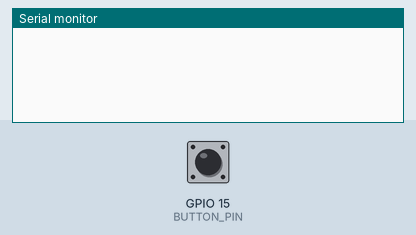
Recording of a program running on a simulated ESP32-S3. Parts: the last lines printed to the serial monitor. The inputs (shaded band) are chosen by the test bench; at power-on: GPIO 15 (BUTTON_PIN) HIGH.

Above: at 1.2 s.
1.3 s: GPIO 15 (BUTTON_PIN) pulled LOW for 0.15 s
At 2.6 s:
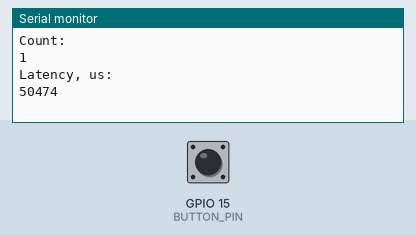
2.9 s: GPIO 15 (BUTTON_PIN) pulled LOW for 1 s
At 4.0 s:
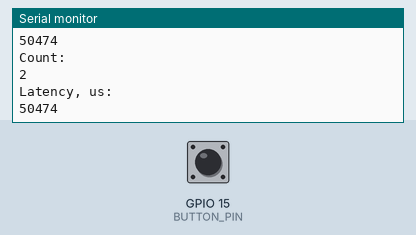
5.4 s: GPIO 15 (BUTTON_PIN) pulled LOW for 0.15 s
At 5.8 s:
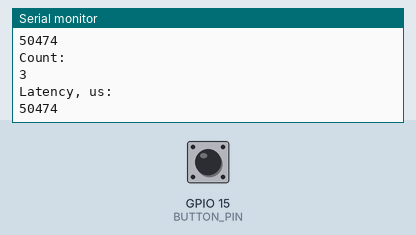
Timing chart, 0 to 8.4 s (numbered marks = the images above; inputs shaded):
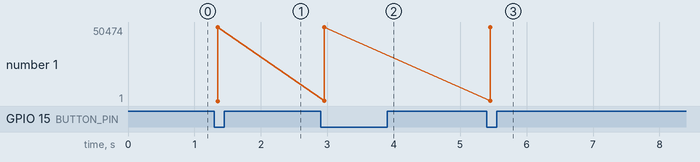

Measured:
- after the input at 1.3 s, the serial monitor: prints a new line after 0.05 s (image 1)
- after the input at 2.9 s, the serial monitor: prints a new line after 0.05 s (image 2)
- after the input at 5.4 s, the serial monitor: prints a new line after 0.05 s (image 3)

The program:

main.cpp
```cpp
// Домашнє завдання: усунення брязкоту контактів кнопки
//
// Код і результати — на GitHub, посилання на репозиторій — у LMS.
// Використовувати Arduino Framework або ESP-IDF.
//
// 1. [x] Базова реалізація (без debounce) — виконано
// - Налаштувати GPIO interrupt на FALLING.
// - При кожному interrupt збільшувати лічильник, виводити його в лог поза ISR.
// Очікується: кілька interrupt на одне натискання; можливі й при відпусканні.
//
// 2. Time-based debounce
// - Ігнорувати події, якщо від попереднього interrupt минуло < 50 мс.
// - Реалізувати перевірку поза ISR.
// Очікується: менше хибних спрацювань, але можливі при відпусканні.
//
// 3. State-based debounce
// - Interrupt лише сигналізує про подію.
// - У loop() / task приймати її, якщо кнопка досі натиснута.
// - Повторне натискання дозволяти після стабільного відпускання.
// Очікується: одна реакція на натискання; відпускання не викликає дії.
//
// 4. Polling + debounce (без interrupts)
// - Опитувати кнопку кожні 5–10 мс.
// - Реалізувати debounce як машину станів.
// Очікується: стабільна поведінка з дещо більшою затримкою.
//
// 5. Hardware debounce
// - Додати RC-фільтр: 100 нФ, 100 Ом; підтягувальний резистор — 10 кОм.
// - Повторити завдання 1–4, порівняти результати з RC і без RC.
//
// 6. Порівняльна таблиця
// Для однакової кількості натискань заповнити таблицю без RC та з RC.
//
// Метод        | Хибні спрацювання | Середня затримка, мкс | Складність | Коментар
// -------------|------------------|----------------------|------------|---------------------------------------
// Без debounce | 2                | 5.25                 | низька     | Без RC: 10 натискань, 12 спрацювань
// Time-based   | 2                | 3.42                 | низька     | Без RC: 10 натискань, 12 спрацювань; зайві спрацювання при відпусканні
// State-based  | 0                | 4.60                 | середня    | Без RC: 20 натискань, 20 спрацювань; зайвих спрацювань не зафіксовано
// Polling      | 0                | 50001                | середня    | Без RC: 20 натискань, 20 спрацювань; затримка за 19 повними вимірами
// Hardware RC  | 35               | 23.73                | середня    | З RC (100 нФ): 4 натискання, 39 переривань; 11 повних вимірів затримки
// Time-based   | 9                | 3.63                 | низька     | З RC: 10 натискань, 19 спрацювань; 19 вимірів затримки
// State-based  | 0                | 4.60                 | середня    | З RC: 10 натискань, 10 спрацювань; 10 вимірів затримки
// Polling      | 0                | 50001                | середня    | З RC: 20 натискань, 20 спрацювань; 20 повних вимірів затримки
//
// Затримка: від запису часу в ISR до обробки в loop().
// Для Polling: від першого зчитаного LOW до підтвердження натискання;
// час до першого опитування (до 5 мс за регулярного loop()) сюди не входить.
// Середнє: без debounce і Time-based — по 12 вимірів; State-based — 20 вимірів.
// Polling без RC — 19 повних вимірів (останній обірваний); з RC — 20; усі по 50001 мкс.
//
// Hardware RC — базова реалізація з RC, без програмного debounce.
// Її програмне вимірювання затримки не враховує затримку самого RC-фільтра.

#include <Arduino.h>

constexpr uint8_t BUTTON_PIN{15};
constexpr uint32_t BAUD_RATE{9600};
constexpr uint32_t POLL_INTERVAL_US{5000};
constexpr uint32_t DEBOUNCE_US{50000};

enum class ButtonState {
    Released,
    ConfirmingPress,
    Pressed,
    ConfirmingRelease
};

void setup() {
    Serial.begin(BAUD_RATE);

    // Зовнішня підтяжка 10 кОм до 3,3 В уже підключена в RC-схемі.
    pinMode(BUTTON_PIN, INPUT);
}

void loop() {
    static uint32_t acceptedCount{0};
    static ButtonState state{ButtonState::Released};
    static uint32_t lastPoll{0};
    static uint32_t stateStarted{0};

    uint32_t now = micros();
    if (now - lastPoll < POLL_INTERVAL_US) return;
    lastPoll = now;

    bool isPressed = digitalRead(BUTTON_PIN) == LOW;

    switch (state) {
        case ButtonState::Released:
            if (isPressed) {
                stateStarted = now;
                state = ButtonState::ConfirmingPress;
            }
            break;

        case ButtonState::ConfirmingPress:
            if (!isPressed) {
                state = ButtonState::Released;
            } else if (now - stateStarted >= DEBOUNCE_US) {
                uint32_t latency = micros() - stateStarted;
                state = ButtonState::Pressed;
                acceptedCount++;

                Serial.println("Count: ");
                Serial.println(acceptedCount);
                Serial.println("Latency, us: ");
                Serial.println(latency);
            }
            break;

        case ButtonState::Pressed:
            if (!isPressed) {
                stateStarted = now;
                state = ButtonState::ConfirmingRelease;
            }
            break;

        case ButtonState::ConfirmingRelease:
            if (isPressed) {
                state = ButtonState::Pressed;
            } else if (now - stateStarted >= DEBOUNCE_US) {
                state = ButtonState::Released;
            }
            break;
    }
}
```
